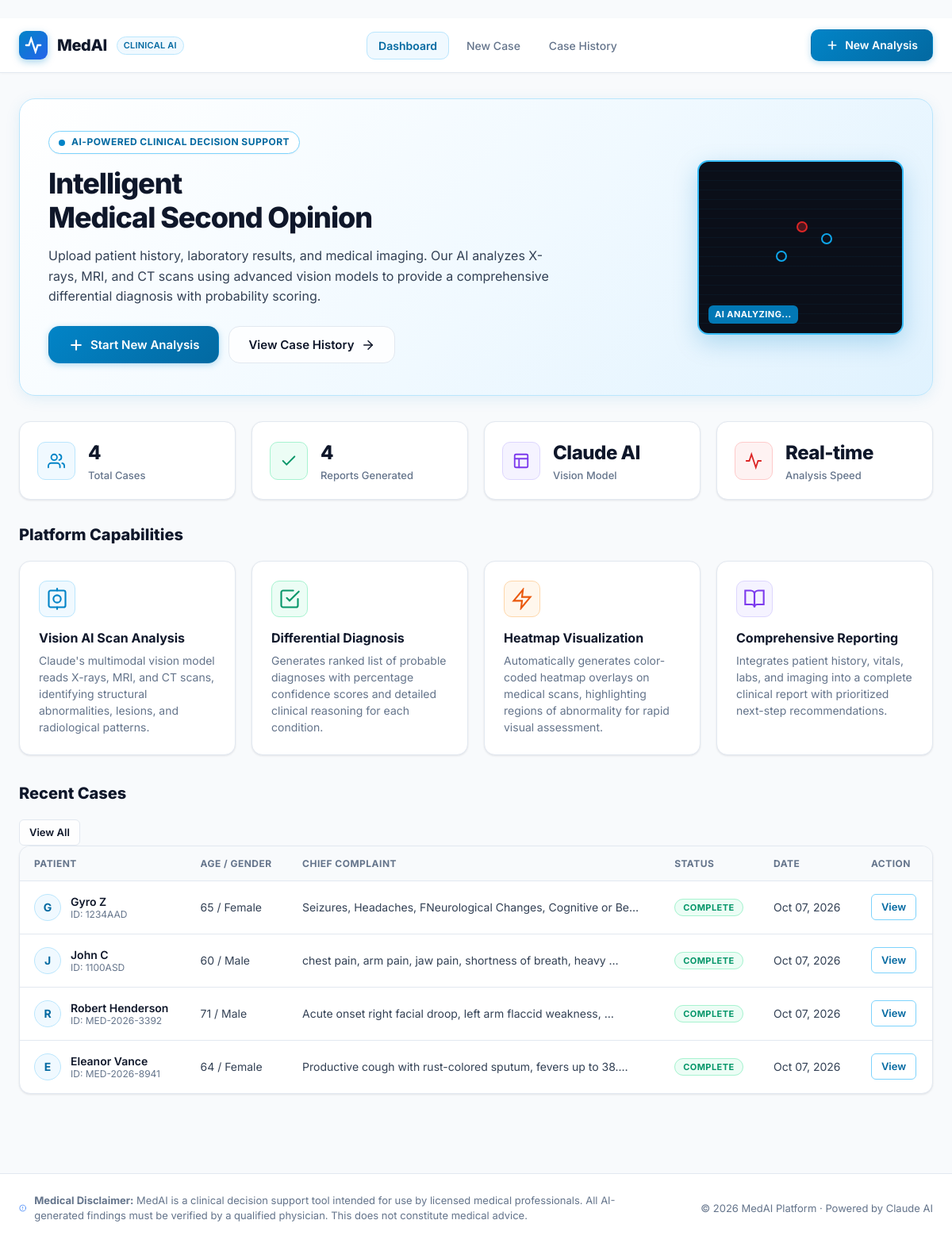
The page / on the database its author committed.
### medical/models.py (models this page shows, shortened)
class PatientCase(models.Model):
    patient_name = models.CharField(max_length=200, default="Anonymous Patient")
    patient_id = models.CharField(max_length=100, blank=True, help_text="Hospital/clinic patient ID")
    age = models.PositiveIntegerField(null=True, blank=True)
    gender = models.CharField(max_length=20, choices=[
        ("male", "Male"), ("female", "Female"), ("other", "Other")
    ], blank=True)
    chief_complaint = models.TextField(blank=True, help_text="Primary complaint / reason for visit")
    clinical_history = models.TextField(blank=True, help_text="Detailed patient history, symptoms, duration")
    medications = models.TextField(blank=True, help_text="Current medications and dosages")
    allergies = models.TextField(blank=True)
    lab_results = models.TextField(blank=True, help_text="Blood work, urine, pathology results")
    vital_signs = models.TextField(blank=True, help_text="BP, HR, temperature, SpO2, weight, height")
    referring_doctor = models.CharField(max_length=200, blank=True)
    specialty_context = models.CharField(max_length=100, blank=True,
        help_text="e.g., Cardiology, Radiology, Neurology")
    created_at = models.DateTimeField(auto_now_add=True)
    updated_at = models.DateTimeField(auto_now=True)
    class Meta:
        ordering = ["-created_at"]

### medical/views.py (the view)
# urls.py: path("", views.index, name="index"),
def index(request):
    recent_cases = PatientCase.objects.all().order_by("-created_at")[:5]
    total_cases = PatientCase.objects.count()
    completed_reports = AnalysisReport.objects.filter(status="complete").count()
    context = {
        "recent_cases": recent_cases,
        "total_cases": total_cases,
        "completed_reports": completed_reports,
    }
    return render(request, "index.html", context)

### templates/index.html (shortened to what this page needs)
﻿{% extends "base.html" %}
{% block content %}
<div class="container">
  <section class="hero-section" aria-labelledby="hero-title">
    <div class="hero-content">
      <div class="hero-badge">
        <span class="pulse-dot" aria-hidden="true"></span>
        AI-Powered Clinical Decision Support
      </div>
      <h1 class="hero-title" id="hero-title">
        Intelligent<br />Medical Second Opinion
      </h1>
      <p class="hero-subtitle">
        Upload patient history, laboratory results, and medical imaging. Our AI analyzes X-rays, MRI, and CT scans
        using advanced vision models to provide a comprehensive differential diagnosis with probability scoring.
      </p>
      <div class="hero-actions">
        <a href="{% url 'new_case' %}" class="btn btn-primary btn-lg" id="hero-new-case-btn">
          <svg width="20" height="20" viewBox="0 0 24 24" fill="none" stroke="currentColor" stroke-width="2.5" stroke-linecap="round"><line x1="12" y1="5" x2="12" y2="19"/><line x1="5" y1="12" x2="19" y2="12"/></svg>
          Start New Analysis
        </a>
        <a href="{% url 'history' %}" class="btn btn-ghost btn-lg" id="hero-history-btn">
          View Case History
          <svg width="18" height="18" viewBox="0 0 24 24" fill="none" stroke="currentColor" stroke-width="2" stroke-linecap="round"><line x1="5" y1="12" x2="19" y2="12"/><polyline points="12 5 19 12 12 19"/></svg>
        </a>
      </div>
    </div>
    <div class="hero-visual" aria-hidden="true">
      <div class="scan-mockup">
        <div class="scan-lines"></div>
        <div class="scan-overlay-grid">
          <div class="scan-node scan-node-active" style="top:35%;left:48%"></div>
          <div class="scan-node" style="top:52%;left:38%"></div>
          <div class="scan-node" style="top:42%;left:60%"></div>
        </div>
        <div class="scan-label-chip">AI Analyzing...</div>
      </div>
    </div>
  </section>
  <section class="stats-strip" aria-label="Platform statistics">
    <div class="stat-card">
      <div class="stat-icon stat-icon-blue" aria-hidden="true">
        <svg width="22" height="22" viewBox="0 0 24 24" fill="none" stroke="currentColor" stroke-width="2" stroke-linecap="round"><path d="M17 21v-2a4 4 0 0 0-4-4H5a4 4 0 0 0-4 4v2"/><circle cx="9" cy="7" r="4"/><path d="M23 21v-2a4 4 0 0 0-3-3.87"/><path d="M16 3.13a4 4 0 0 1 0 7.75"/></svg>
      </div>
      <div>
        <div class="stat-value" id="stat-total-cases">{{ total_cases }}</div>
        <div class="stat-label">Total Cases</div>
      </div>
    </div>
    <div class="stat-card">
      <div class="stat-icon stat-icon-green" aria-hidden="true">
        <svg width="22" height="22" viewBox="0 0 24 24" fill="none" stroke="currentColor" stroke-width="2" stroke-linecap="round"><polyline points="20 6 9 17 4 12"/></svg>
      </div>
      <div>
        <div class="stat-value" id="stat-completed">{{ completed_reports }}</div>
        <div class="stat-label">Reports Generated</div>
      </div>
    </div>
    <div class="stat-card">
      <div class="stat-icon stat-icon-purple" aria-hidden="true">
        <svg width="22" height="22" viewBox="0 0 24 24" fill="none" stroke="currentColor" stroke-width="2" stroke-linecap="round"><rect x="3" y="3" width="18" height="18" rx="2"/><path d="M3 9h18M9 21V9"/></svg>
      </div>
      <div>
        <div class="stat-value">Claude AI</div>
        <div class="stat-label">Vision Model</div>
      </div>
    </div>
    <div class="stat-card">
      <div class="stat-icon stat-icon-red" aria-hidden="true">
        <svg width="22" height="22" viewBox="0 0 24 24" fill="none" stroke="currentColor" stroke-width="2" stroke-linecap="round"><path d="M22 12h-4l-3 9L9 3l-3 9H2"/></svg>
      </div>
      <div>
        <div class="stat-value">Real-time</div>
        <div class="stat-label">Analysis Speed</div>
      </div>
    </div>
  </section>
  <section class="section" aria-labelledby="capabilities-title">
    <h2 class="section-title" id="capabilities-title">Platform Capabilities</h2>
    <div class="capabilities-grid">
      <div class="capability-card">
        <div class="cap-icon cap-blue" aria-hidden="true">
          <svg width="28" height="28" viewBox="0 0 24 24" fill="none" stroke="currentColor" stroke-width="1.8" stroke-linecap="round"><rect x="3" y="3" width="18" height="18" rx="2"/><circle cx="12" cy="12" r="4"/><line x1="12" y1="1" x2="12" y2="3"/><line x1="12" y1="21" x2="12" y2="23"/></svg>
        </div>
        <h3>Vision AI Scan Analysis</h3>
        <p>Claude's multimodal vision model reads X-rays, MRI, and CT scans, identifying structural abnormalities, lesions, and radiological patterns.</p>
      </div>
      <div class="capability-card">
        <div class="cap-icon cap-green" aria-hidden="true">
          <svg width="28" height="28" viewBox="0 0 24 24" fill="none" stroke="currentColor" stroke-width="1.8" stroke-linecap="round"><path d="M9 11l3 3L22 4"/><path d="M21 12v7a2 2 0 0 1-2 2H5a2 2 0 0 1-2-2V5a2 2 0 0 1 2-2h11"/></svg>
        </div>
        <h3>Differential Diagnosis</h3>
        <p>Generates ranked list of probable diagnoses with percentage confidence scores and detailed clinical reasoning for each condition.</p>
      </div>
      <div class="capability-card">
        <div class="cap-icon cap-orange" aria-hidden="true">
          <svg width="28" height="28" viewBox="0 0 24 24" fill="none" stroke="currentColor" stroke-width="1.8" stroke-linecap="round"><polygon points="13 2 3 14 12 14 11 22 21 10 12 10 13 2"/></svg>
        </div>
        <h3>Heatmap Visualization</h3>
        <p>Automatically generates color-coded heatmap overlays on medical scans, highlighting regions of abnormality for rapid visual assessment.</p>
      </div>
      <div class="capability-card">
        <div class="cap-icon cap-purple" aria-hidden="true">
          <svg width="28" height="28" viewBox="0 0 24 24" fill="none" stroke="currentColor" stroke-width="1.8" stroke-linecap="round"><path d="M2 3h6a4 4 0 0 1 4 4v14a3 3 0 0 0-3-3H2z"/><path d="M22 3h-6a4 4 0 0 0-4 4v14a3 3 0 0 1 3-3h7z"/></svg>
        </div>
        <h3>Comprehensive Reporting</h3>
        <p>Integrates patient history, vitals, labs, and imaging into a complete clinical report with prioritized next-step recommendations.</p>
      </div>
    </div>
  </section>
  {% if recent_cases %}
  <section class="section" aria-labelledby="recent-cases-title">
    <div class="section-header">
      <h2 class="section-title" id="recent-cases-title">Recent Cases</h2>
      <a href="{% url 'history' %}" class="btn btn-ghost btn-sm">View All</a>
    </div>
    <div class="cases-table-wrapper">
      <table class="data-table" aria-label="Recent patient cases">
        <thead>
          <tr>
            <th scope="col">Patient</th>
            <th scope="col">Age / Gender</th>
            <th scope="col">Chief Complaint</th>
            <th scope="col">Status</th>
            <th scope="col">Date</th>
            <th scope="col">Action</th>
          </tr>
        </thead>
        <tbody>
          {% for case in recent_cases %}
          <tr>
            <td>
              <div class="patient-cell">
                <div class="patient-avatar" aria-hidden="true">{{ case.patient_name|first }}</div>
                <div>
                  <div class="patient-name">{{ case.patient_name }}</div>
                  <div class="patient-id">ID: {{ case.patient_id|default:"N/A" }}</div>
                </div>
              </div>
            </td>
            <td>{{ case.age|default:"--" }} / {{ case.get_gender_display|default:"--" }}</td>
            <td class="complaint-cell">{{ case.chief_complaint|truncatechars:60|default:"Not specified" }}</td>
            <td>
              {% if case.report %}
                {% if case.report.status == "complete" %}
                <span class="status-badge status-complete">Complete</span>
                {% elif case.report.status == "processing" %}
                <span class="status-badge status-processing">Processing</span>
                {% else %}
                <span class="status-badge status-error">Error</span>
                {% endif %}
              {% else %}
              <span class="status-badge status-pending">Pending</span>
              {% endif %}
            </td>
            <td class="date-cell">{{ case.created_at|date:"M d, Y" }}</td>
            <td>
              <a href="{% url 'case_detail' case.id %}" class="btn btn-sm btn-outline" aria-label="View case for {{ case.patient_name }}">View</a>
            </td>
          </tr>
          {% endfor %}
        </tbody>
      </table>
    </div>
  </section>
  {% endif %}
</div>
{% endblock %}

### rows shown on the page
PatientCase: patient_name|first "G", patient_name "Gyro Z", patient_id "1234AAD", age "65", gender "Female", chief_complaint "Seizures, Headaches, FNeurological Changes, Cognitive or Be…", shows "COMPLETE", created_at "Oct 07, 2026"
PatientCase: patient_name|first "J", patient_name "John C", patient_id "1100ASD", age "60", gender "Male", chief_complaint "chest pain, arm pain, jaw pain, shortness of breath, heavy …", shows "COMPLETE", created_at "Oct 07, 2026"
PatientCase: patient_name|first "R", patient_name "Robert Henderson", patient_id "MED-2026-3392", age "71", gender "Male", chief_complaint "Acute onset right facial droop, left arm flaccid weakness, …", shows "COMPLETE", created_at "Oct 07, 2026"
PatientCase: patient_name|first "E", patient_name "Eleanor Vance", patient_id "MED-2026-8941", age "64", gender "Female", chief_complaint "Productive cough with rust-colored sputum, fevers up to 38.…", shows "COMPLETE", created_at "Oct 07, 2026"

### other values the page prints
{{ total_cases }} "4"
{{ completed_reports }} "4"
